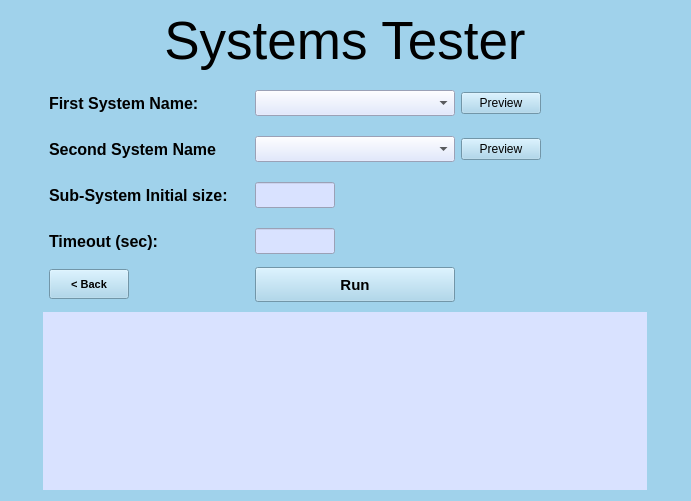
<?xml version="1.0" encoding="UTF-8"?>
<ui version="4.0">
 <class>SysGeneratorWidget</class>
 <widget class="QWidget" name="SysGeneratorWidget">
  <property name="windowModality">
   <enum>Qt::NonModal</enum>
  </property>
  <property name="geometry">
   <rect>
    <x>0</x>
    <y>0</y>
    <width>691</width>
    <height>501</height>
   </rect>
  </property>
  <property name="sizePolicy">
   <sizepolicy hsizetype="Preferred" vsizetype="Preferred">
    <horstretch>0</horstretch>
    <verstretch>0</verstretch>
   </sizepolicy>
  </property>
  <property name="minimumSize">
   <size>
    <width>0</width>
    <height>0</height>
   </size>
  </property>
  <property name="windowTitle">
   <string>Form</string>
  </property>
  <property name="styleSheet">
   <string notr="true">background-color: rgb(206, 225, 255);
background-color: rgb(173, 178, 200);
background-color: rgb(197, 209, 216);
background-color: rgb(160, 210, 235);</string>
  </property>
  <layout class="QGridLayout" name="gridLayout_2">
   <item row="3" column="0">
    <layout class="QGridLayout" name="gridLayout" rowstretch="0,0,0,0,0,0,0,0,0,0,0,0" columnstretch="0,0,0">
     <property name="sizeConstraint">
      <enum>QLayout::SetDefaultConstraint</enum>
     </property>
     <property name="leftMargin">
      <number>6</number>
     </property>
     <property name="topMargin">
      <number>6</number>
     </property>
     <property name="rightMargin">
      <number>6</number>
     </property>
     <property name="bottomMargin">
      <number>4</number>
     </property>
     <item row="2" column="1">
      <widget class="QComboBox" name="Sys1ComboBox">
       <property name="font">
        <font>
         <pointsize>11</pointsize>
         <bold>true</bold>
        </font>
       </property>
       <property name="styleSheet">
        <string notr="true">background-color: rgb(217, 226, 255)</string>
       </property>
      </widget>
     </item>
     <item row="2" column="0">
      <widget class="QLabel" name="LblSysDensity">
       <property name="sizePolicy">
        <sizepolicy hsizetype="Preferred" vsizetype="Fixed">
         <horstretch>0</horstretch>
         <verstretch>0</verstretch>
        </sizepolicy>
       </property>
       <property name="minimumSize">
        <size>
         <width>200</width>
         <height>40</height>
        </size>
       </property>
       <property name="font">
        <font>
         <pointsize>12</pointsize>
         <bold>true</bold>
        </font>
       </property>
       <property name="text">
        <string>First System Name:</string>
       </property>
       <property name="alignment">
        <set>Qt::AlignLeading|Qt::AlignLeft|Qt::AlignVCenter</set>
       </property>
       <property name="margin">
        <number>2</number>
       </property>
      </widget>
     </item>
     <item row="11" column="2">
      <layout class="QHBoxLayout" name="HBoxSaveButtons" stretch=""/>
     </item>
     <item row="5" column="0">
      <widget class="QLabel" name="LblSysSize">
       <property name="sizePolicy">
        <sizepolicy hsizetype="Preferred" vsizetype="Fixed">
         <horstretch>0</horstretch>
         <verstretch>0</verstretch>
        </sizepolicy>
       </property>
       <property name="minimumSize">
        <size>
         <width>0</width>
         <height>40</height>
        </size>
       </property>
       <property name="font">
        <font>
         <pointsize>12</pointsize>
         <bold>true</bold>
        </font>
       </property>
       <property name="text">
        <string>Sub-System Initial size:</string>
       </property>
       <property name="alignment">
        <set>Qt::AlignLeading|Qt::AlignLeft|Qt::AlignVCenter</set>
       </property>
       <property name="margin">
        <number>2</number>
       </property>
      </widget>
     </item>
     <item row="2" column="2">
      <widget class="QPushButton" name="BtnPrev1">
       <property name="maximumSize">
        <size>
         <width>80</width>
         <height>16777215</height>
        </size>
       </property>
       <property name="text">
        <string>Preview</string>
       </property>
      </widget>
     </item>
     <item row="10" column="1">
      <layout class="QHBoxLayout" name="HBoxGenerate">
       <item>
        <widget class="QPushButton" name="BtnRun">
         <property name="sizePolicy">
          <sizepolicy hsizetype="Fixed" vsizetype="Fixed">
           <horstretch>0</horstretch>
           <verstretch>0</verstretch>
          </sizepolicy>
         </property>
         <property name="minimumSize">
          <size>
           <width>200</width>
           <height>35</height>
          </size>
         </property>
         <property name="font">
          <font>
           <pointsize>11</pointsize>
           <bold>true</bold>
          </font>
         </property>
         <property name="text">
          <string>Run</string>
         </property>
        </widget>
       </item>
      </layout>
     </item>
     <item row="8" column="1">
      <widget class="QLineEdit" name="LineTimeout">
       <property name="sizePolicy">
        <sizepolicy hsizetype="Fixed" vsizetype="Fixed">
         <horstretch>0</horstretch>
         <verstretch>0</verstretch>
        </sizepolicy>
       </property>
       <property name="minimumSize">
        <size>
         <width>20</width>
         <height>25</height>
        </size>
       </property>
       <property name="maximumSize">
        <size>
         <width>80</width>
         <height>16777215</height>
        </size>
       </property>
       <property name="font">
        <font>
         <pointsize>11</pointsize>
         <bold>true</bold>
        </font>
       </property>
       <property name="autoFillBackground">
        <bool>false</bool>
       </property>
       <property name="styleSheet">
        <string notr="true">background-color: rgb(217, 226, 255)</string>
       </property>
       <property name="inputMask">
        <string/>
       </property>
       <property name="text">
        <string/>
       </property>
       <property name="maxLength">
        <number>3</number>
       </property>
      </widget>
     </item>
     <item row="8" column="0">
      <widget class="QLabel" name="LblSysAttributes">
       <property name="sizePolicy">
        <sizepolicy hsizetype="Preferred" vsizetype="Fixed">
         <horstretch>0</horstretch>
         <verstretch>0</verstretch>
        </sizepolicy>
       </property>
       <property name="minimumSize">
        <size>
         <width>0</width>
         <height>40</height>
        </size>
       </property>
       <property name="font">
        <font>
         <pointsize>12</pointsize>
         <bold>true</bold>
        </font>
       </property>
       <property name="text">
        <string>Timeout (sec):</string>
       </property>
       <property name="alignment">
        <set>Qt::AlignLeading|Qt::AlignLeft|Qt::AlignVCenter</set>
       </property>
       <property name="margin">
        <number>2</number>
       </property>
      </widget>
     </item>
     <item row="3" column="2">
      <widget class="QPushButton" name="BtnPrev2">
       <property name="maximumSize">
        <size>
         <width>80</width>
         <height>16777215</height>
        </size>
       </property>
       <property name="text">
        <string>Preview</string>
       </property>
      </widget>
     </item>
     <item row="10" column="2">
      <spacer name="horizontalSpacer">
       <property name="orientation">
        <enum>Qt::Horizontal</enum>
       </property>
       <property name="sizeType">
        <enum>QSizePolicy::Fixed</enum>
       </property>
       <property name="sizeHint" stdset="0">
        <size>
         <width>180</width>
         <height>20</height>
        </size>
       </property>
      </spacer>
     </item>
     <item row="4" column="1">
      <layout class="QHBoxLayout" name="HBoxDensity"/>
     </item>
     <item row="6" column="1">
      <layout class="QHBoxLayout" name="HBoxInitials"/>
     </item>
     <item row="10" column="0">
      <widget class="QPushButton" name="BtnBack">
       <property name="sizePolicy">
        <sizepolicy hsizetype="Fixed" vsizetype="Fixed">
         <horstretch>0</horstretch>
         <verstretch>0</verstretch>
        </sizepolicy>
       </property>
       <property name="minimumSize">
        <size>
         <width>60</width>
         <height>30</height>
        </size>
       </property>
       <property name="font">
        <font>
         <pointsize>8</pointsize>
         <bold>true</bold>
        </font>
       </property>
       <property name="text">
        <string>&lt; Back</string>
       </property>
      </widget>
     </item>
     <item row="5" column="1">
      <widget class="QLineEdit" name="LineSubSysSize">
       <property name="sizePolicy">
        <sizepolicy hsizetype="Fixed" vsizetype="Fixed">
         <horstretch>0</horstretch>
         <verstretch>0</verstretch>
        </sizepolicy>
       </property>
       <property name="minimumSize">
        <size>
         <width>20</width>
         <height>25</height>
        </size>
       </property>
       <property name="maximumSize">
        <size>
         <width>80</width>
         <height>16777215</height>
        </size>
       </property>
       <property name="font">
        <font>
         <pointsize>11</pointsize>
         <bold>true</bold>
        </font>
       </property>
       <property name="autoFillBackground">
        <bool>false</bool>
       </property>
       <property name="styleSheet">
        <string notr="true">background-color: rgb(217, 226, 255)</string>
       </property>
       <property name="inputMask">
        <string/>
       </property>
       <property name="maxLength">
        <number>3</number>
       </property>
       <property name="alignment">
        <set>Qt::AlignLeading|Qt::AlignLeft|Qt::AlignVCenter</set>
       </property>
      </widget>
     </item>
     <item row="3" column="1">
      <widget class="QComboBox" name="Sys2ComboBox">
       <property name="font">
        <font>
         <pointsize>11</pointsize>
         <bold>true</bold>
        </font>
       </property>
       <property name="styleSheet">
        <string notr="true">background-color: rgb(217, 226, 255)</string>
       </property>
      </widget>
     </item>
     <item row="9" column="1">
      <layout class="QHBoxLayout" name="HBoxProb"/>
     </item>
     <item row="3" column="0">
      <widget class="QLabel" name="LblSyName">
       <property name="sizePolicy">
        <sizepolicy hsizetype="Preferred" vsizetype="Fixed">
         <horstretch>0</horstretch>
         <verstretch>0</verstretch>
        </sizepolicy>
       </property>
       <property name="minimumSize">
        <size>
         <width>0</width>
         <height>40</height>
        </size>
       </property>
       <property name="font">
        <font>
         <pointsize>12</pointsize>
         <bold>true</bold>
        </font>
       </property>
       <property name="text">
        <string>Second System Name</string>
       </property>
       <property name="alignment">
        <set>Qt::AlignLeading|Qt::AlignLeft|Qt::AlignVCenter</set>
       </property>
       <property name="margin">
        <number>2</number>
       </property>
      </widget>
     </item>
    </layout>
   </item>
   <item row="0" column="0">
    <layout class="QHBoxLayout" name="HBoxHeader">
     <item>
      <layout class="QVBoxLayout" name="VBoxBackBtn"/>
     </item>
     <item>
      <widget class="QLabel" name="LblHeader">
       <property name="sizePolicy">
        <sizepolicy hsizetype="Preferred" vsizetype="Fixed">
         <horstretch>1</horstretch>
         <verstretch>1</verstretch>
        </sizepolicy>
       </property>
       <property name="font">
        <font>
         <pointsize>40</pointsize>
        </font>
       </property>
       <property name="text">
        <string>Systems Tester</string>
       </property>
       <property name="alignment">
        <set>Qt::AlignCenter</set>
       </property>
      </widget>
     </item>
    </layout>
   </item>
   <item row="4" column="0">
    <widget class="QLabel" name="LabelResults">
     <property name="font">
      <font>
       <pointsize>11</pointsize>
       <bold>true</bold>
      </font>
     </property>
     <property name="styleSheet">
      <string notr="true">background-color: rgb(217, 226, 255)</string>
     </property>
     <property name="text">
      <string/>
     </property>
    </widget>
   </item>
  </layout>
 </widget>
 <tabstops>
  <tabstop>BtnPrev2</tabstop>
  <tabstop>LineTimeout</tabstop>
 </tabstops>
 <resources/>
 <connections/>
</ui>
